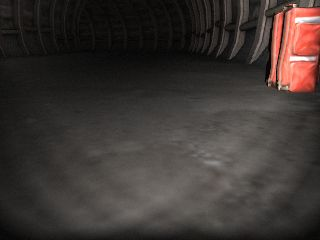
#> input picture examples/subt/test_data/artf-backpack.jpg, 320 x 240 px
$ python -i camera_thresholding.py   (imports and definitions only)
#> lines starting #> are read from the running program, lines starting #| are printed output that depends on the picture; after the words box and inside, x2 and y2 are one past the last pixel; in counts of white or black regions, pixels touching at a corner belong together
#> further down, picture is the input picture: shape (240, 320, 3); mean B, G, R 50.4, 53.6, 60.8
import math
import pdb
import sys
import os
import time
import cv2
import numpy as np
import numpy.linalg as linalg
import pygame


FRAME_WIDTH = 320
FRAME_HEIGHT = 240

Y_OFFSET = 0 #m

#camera parameters
ROAD_LENGTH = 5.94 #m how long segment of road I want to see in the birdseye image
ROAD_WIDTH= 6.4 #m how wide road is in front of camera
BOTTOM_LEFT_X = -417 #where is the left most point of road on the bottom line if it would be vidible
BOTTOM_RIGHT_X = 760 #where is the right most point of road on the bottom line if it would be vidible
TOP_LEFT_X = 62 #where is the left point in the original image in the distance of ROAD_LENGTH
TOP_RIGHT_X = 270 #where is the right point in the original image in the distance of ROAD_LENGTH
TOP_Y = 133 #where is the y coord of the point in the original image in the distance of ROAD_LENGTH
FOV = 60 #camera FOV in degrees


PIXELS_PER_METER = 320/ROAD_LENGTH
GRID_CELLS_PER_METER = 10

class CameraThresholding():
    def __init__(self):
        self.frameWidth = FRAME_WIDTH
        self.frameHeight = FRAME_HEIGHT
        pixelsPerMeter = self.frameHeight / ROAD_LENGTH
        objPts = np.array([(self.frameWidth / 2 - ROAD_WIDTH / 2 * pixelsPerMeter,0),
                  (self.frameWidth / 2 + ROAD_WIDTH / 2 * pixelsPerMeter,0),
                  (self.frameWidth / 2 + ROAD_WIDTH / 2 * pixelsPerMeter,self.frameHeight),
                  (self.frameWidth / 2 - ROAD_WIDTH / 2 * pixelsPerMeter,self.frameHeight)],dtype = "float32")
        imgPts = np.array([(TOP_LEFT_X,TOP_Y),(TOP_RIGHT_X,TOP_Y),(BOTTOM_RIGHT_X,self.frameHeight),(BOTTOM_LEFT_X,self.frameHeight)],dtype = "float32")
        self.perspectiveMatrix = cv2.getPerspectiveTransform( objPts, imgPts)
        self.inversePerspectiveMatrix = linalg.inv(self.perspectiveMatrix)


    def update(self,image):
        originalImage = cv2.medianBlur(image,5)
        element = cv2.getStructuringElement(cv2.MORPH_ELLIPSE,(10,10))
        originalImage = cv2.dilate(originalImage,element)
        originalImage = cv2.dilate(originalImage,element)
        originalImage = cv2.erode(originalImage,element)
        originalImage = cv2.erode(originalImage,element)

        #grass
        b = originalImage[:,:,0]
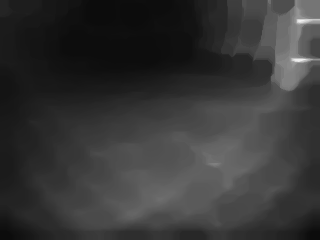
#> b: shape (240, 320); min 12, max 240, mean 53.9
        g = originalImage[:,:,1]
        r = originalImage[:,:,2]
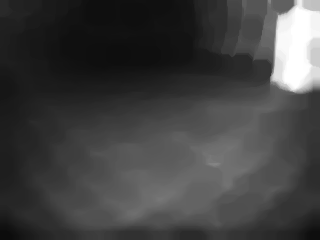
#> r: shape (240, 320); min 12, max 255, mean 65.1

        tmp1 = r < 75
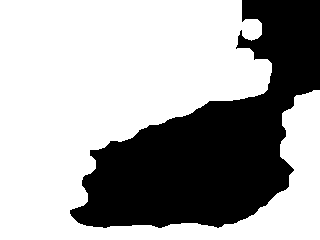
#> tmp1: shape (240, 320) bool; 65.1% white; 1 black region, box (x1, y1, x2, y2) and area: (70, 0, 320, 228) 26786
        tmp2 = g < 75
#> tmp2: shape (240, 320) bool; 68.5% white; 2 black regions (1 under 20 px), largest, box (x1, y1, x2, y2) and area: (74, 0, 320, 228) 24183
        tmp3 = b < 60
#> tmp3: shape (240, 320) bool; 58.4% white; 1 black region, box (x1, y1, x2, y2) and area: (54, 0, 320, 232) 31969
        road = np.logical_and(tmp1,np.logical_and(tmp2,tmp3))
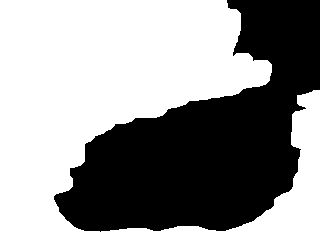
#> road: shape (240, 320) bool; 58.2% white; 1 black region, box (x1, y1, x2, y2) and area: (54, 0, 320, 232) 32137

        road = np.array(road*255,dtype = np.uint8)
#        cv2.imshow("Road", road)
        birdsImage = cv2.warpPerspective(road,self.inversePerspectiveMatrix,(320,240),
                        flags = cv2.INTER_LINEAR  | cv2.WARP_FILL_OUTLIERS)
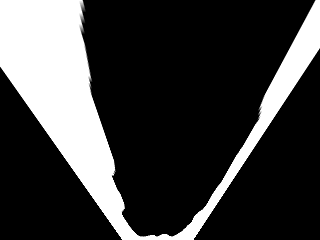
#> birdsImage: shape (240, 320); min 0, max 255, mean 60.8
#        cv2.imshow("birdsImage", birdsImage)
        factor = GRID_CELLS_PER_METER/PIXELS_PER_METER
        resizedBirdsImage = cv2.resize(birdsImage,(int(self.frameWidth*factor),(int(self.frameHeight*factor))))
        #this is because of weird opencv polar transf.
        forPolarBirdsImage = np.zeros(shape=(360,resizedBirdsImage.shape[1]), dtype="uint8")
        forPolarBirdsImage[360-resizedBirdsImage.shape[0]:,:] = resizedBirdsImage

        polar = cv2.linearPolar(forPolarBirdsImage, (forPolarBirdsImage.shape[1]/2,360),forPolarBirdsImage.shape[1], cv2.WARP_FILL_OUTLIERS)
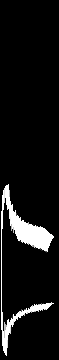
#> polar: shape (360, 59); min 0, max 255, mean 19.6
#        cv2.imshow("polar", polar)
        cropedPolar = polar[180:,:]
        cropedPolarBGR = cv2.cvtColor(cropedPolar,cv2.COLOR_GRAY2BGR)
        obstaclesInRows = np.argmin(cropedPolar[:,1:],axis=1)
#> obstaclesInRows = 180 values, max 2 at index 31, min 0 at index 0, mean 0.861
        row = 0
        obstacles = []
        for (angle,measurement) in enumerate(obstaclesInRows):

            if measurement == 0 or angle < 90-FOV/2 or angle > 90+FOV/2:
                #throw away obstacles that are too close or outside of camera FOV
                continue
            cv2.circle(cropedPolarBGR,(measurement,angle),3,(255,0,0))
            angle = math.radians(angle) - math.pi/2
            measurement_vector = math.cos(angle), math.sin(angle)
            obstacle_xy = [mv * measurement/GRID_CELLS_PER_METER for mv in measurement_vector]
            if obstacle_xy[0] > 4.3:
                #throw away obstacles behing perspective projection boundary
                continue
            obstacles.append((float(obstacle_xy[0] + Y_OFFSET),float(-obstacle_xy[1])))
#> this loop made 180 passes
#> measurement on passes 1 to 3: 0, 0, 0
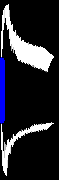
#> cropedPolarBGR: shape (180, 59, 3); mean B, G, R 45.3, 37.6, 37.6
#> after the loop, obstacles = 61 pairs, first value 0.0866 to 0.1, second value -0.05 to 0.05

#        cv2.imshow("cropedPolar", cropedPolarBGR)
#        cv2.imshow("OriginalImage", image)
#        cv2.waitKey(1)
        return obstacles


>>> import cv2
>>> picture = cv2.imread('../../examples/subt/test_data/artf-backpack.jpg')
>>> result = CameraThresholding().update(picture)
#> result has the same summary as obstacles in update

$ run again, on examples/subt/test_data/artf-extinguisher.jpg
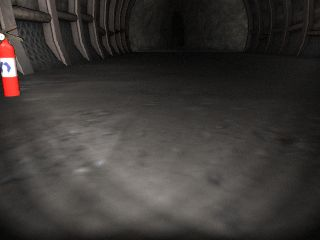
#> input picture examples/subt/test_data/artf-extinguisher.jpg, 320 x 240 px
#> picture is the input picture: shape (240, 320, 3); mean B, G, R 53.1, 56, 59.8
#> in update, `tmp1 = r < 75`:
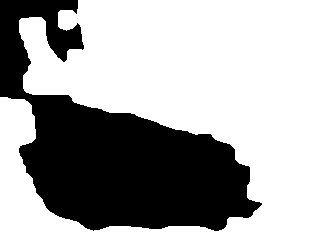
#> tmp1: shape (240, 320) bool; 65.2% white; 1 black region, box (x1, y1, x2, y2) and area: (0, 0, 262, 231) 26761
#> tmp2: shape (240, 320) bool; 69.3% white; 3 black regions (1 under 20 px), largest, box (x1, y1, x2, y2) and area: (21, 95, 254, 230) 20891, (0, 0, 78, 81) 2685
#> tmp3: shape (240, 320) bool; 58.7% white; 1 black region, box (x1, y1, x2, y2) and area: (0, 0, 270, 240) 31735
#> obstaclesInRows = 180 values, max 2 at index 31, min 0 at index 0, mean 0.761
#> the loop in update, `for (angle,measurement) in enumerate(obstaclesInRows): ` made 180 passes
#> measurement on passes 1 to 3: 0, 0, 0
#> after the loop in update, `for (angle,measurement) in enumerate(obstaclesInRows):`:
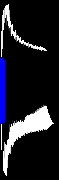
#> cropedPolarBGR: shape (180, 59, 3); mean B, G, R 39, 31.3, 31.3
#> after the loop in update, `for (angle,measurement) in enumerate(obstaclesInRows):`: obstacles = 61 pairs, first value 0.0866 to 0.1, second value -0.05 to 0.05
#> result has the same summary as obstacles in update
